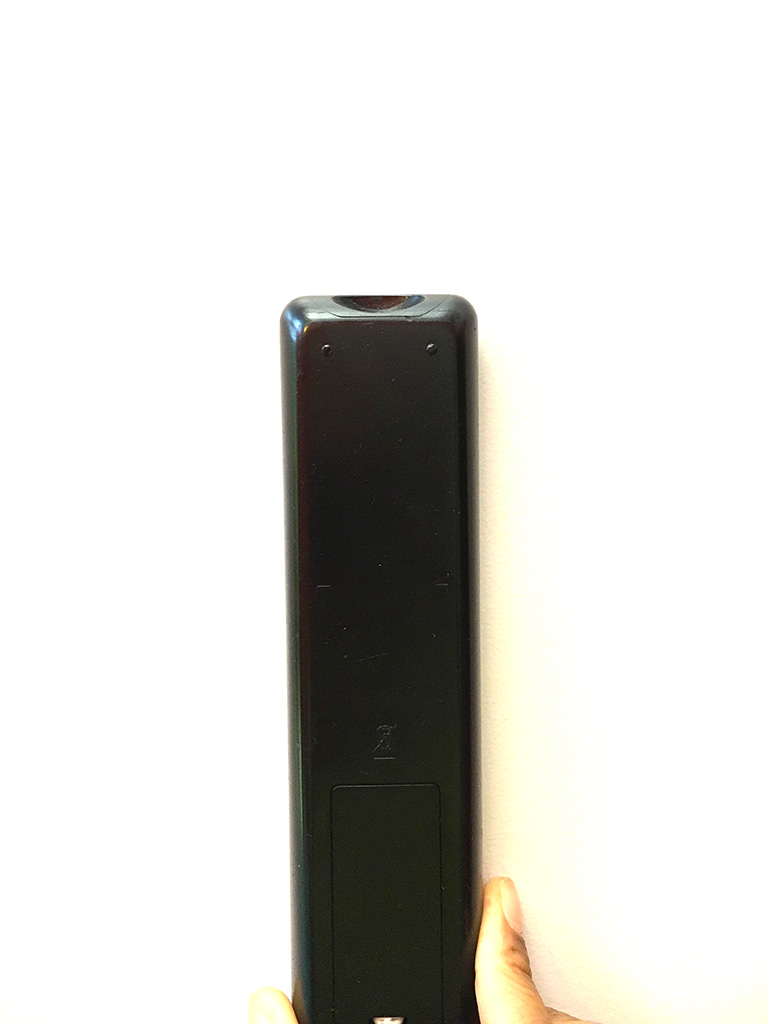
#> input picture qc/image-processing/proj1/fgimg.JPG, 768 x 1024 px, found by its file name; the run also reads 1 picture not shown here
$ python Question2-Part1.py
#> lines starting #> are read from the running program, lines starting #| are printed output that depends on the picture; after the words box and inside, x2 and y2 are one past the last pixel; in counts of white or black regions, pixels touching at a corner belong together
#> further down, fgimg is the input picture: shape (1024, 768, 3); mean B, G, R 212.7, 216.4, 217.1
### qc/image-processing/proj1/KAE_CS381_HW1.py
#!/usr/bin/env python3
# -*- coding: utf-8 -*-
"""
Created on Fri Apr  5 11:25:02 2019

@author: kanthonye
"""
import numpy as np
# [19 lines left out: function GenerateHistogram, not called in this run]


def GenerateBinaryImage(bgimg, fgimg, threshold):
#> called with threshold = 30
    bg_height = bgimg.shape[1]
#> bg_height = 768
    bg_width  = bgimg.shape[0]
#> bg_width = 1024
    fg_height = fgimg.shape[1]
#> fg_height = 768
    fg_width  = fgimg.shape[0]
#> fg_width = 1024
    height = 1
    width  = 1

    if fg_height < bg_height:
        height = fg_height
    else:
        height = bg_height
#> height = 768

    if fg_width < bg_width:
        width = fg_width
    else:
        width = bg_width
#> width = 1024

    r = 0;
    g = 1;
    b = 2;
    count = 0
    bimg = np.zeros([width, height, 3], int)

    for h in range(height):
        for w in range(width):

            R = int(fgimg[w][h][r]) - int(bgimg[w][h][r])
            G = int(fgimg[w][h][g]) - int(bgimg[w][h][g])
            B = int(fgimg[w][h][b]) - int(bgimg[w][h][b])
            u = int((R + G + B) / 3)

            if u <= threshold:
                bimg[w][h][r] = 0;
                bimg[w][h][g] = 0;
                bimg[w][h][b] = 0;
            else:
                bimg[w][h][r] = 255;
                bimg[w][h][g] = 255;
                bimg[w][h][b] = 255;
                count += 1
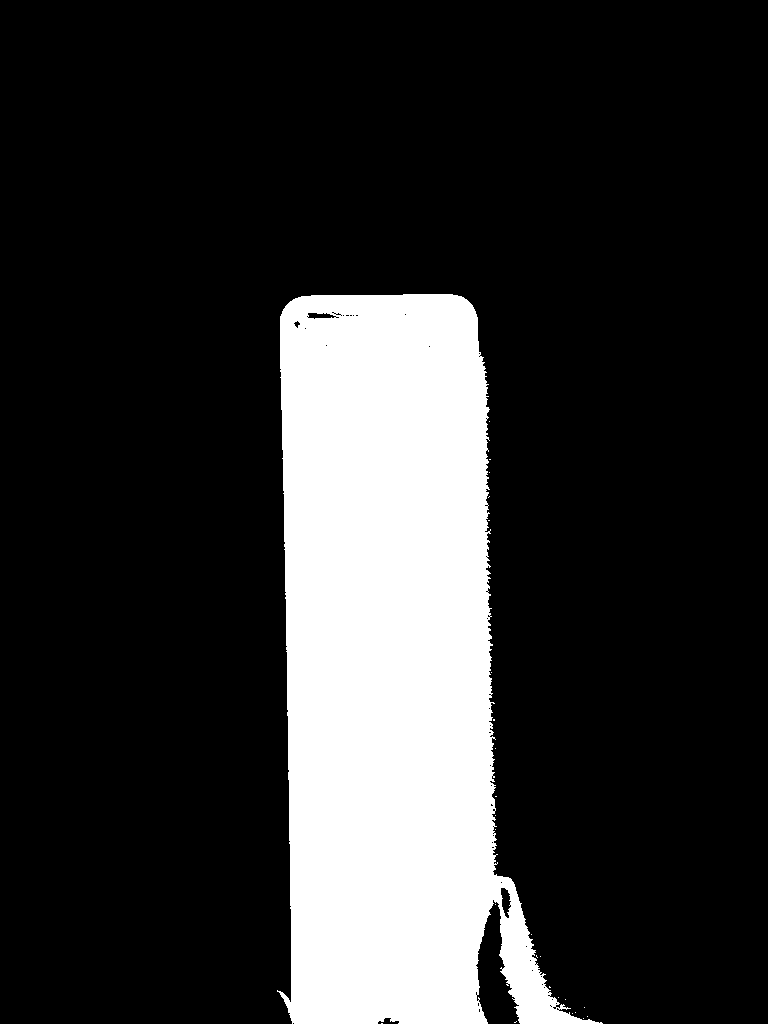
#> bimg: shape (1024, 768, 3) int64; 19.3% white; 26 white regions (25 under 20 px), largest, box (x1, y1, x2, y2) and area: (277, 294, 603, 1024) 151447
#> after the loop, count = 151486
    return bimg, count


# [68 lines left out: functions GenerateFalseColorImage, GenerateNDVIImage, GenerateLidarImage, not called in this run]


### qc/image-processing/proj1/Question2-Part1.py
#!/usr/bin/env python3
# -*- coding: utf-8 -*-
"""
Created on Fri Mar 29 10:09:37 2019

@author: kanthonye
"""
from KAE_CS381_HW1 import GenerateBinaryImage
import cv2
import matplotlib.pyplot as plt

bgimg = cv2.imread('bgimg.jpg')
fgimg = cv2.imread('fgimg.jpg')

bimg, count = GenerateBinaryImage(fgimg, bgimg, 30)
#> count = 151486
print('pixels that belong to the object of interes -> ', count)
#| pixels that belong to the object of interes ->  151486
plt.imshow(bimg)

cv2.imwrite('binary-image.jpg',bimg)
